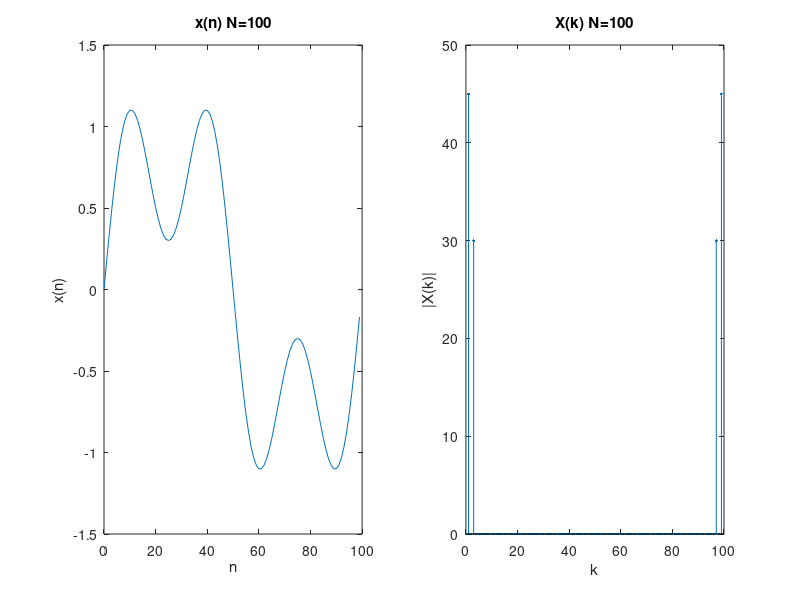

This chart was generated by the following MATLAB code:
clear all
N = 100;
n = 0:N-1;
xn = 0.9*sin(2*pi*n/N) + 0.6*sin(2*pi*n/N*3);
%时域信号构成：
%第一个正弦波：频率1周期/100点，幅度0.9
%第二个正弦波：频率3周期/100点，幅度0.6

XK = fft(xn, N);
magXK = abs(XK);
phaXK = angle(XK);

subplot(1,2,1)
plot(n, xn)
xlabel('n'); ylabel('x(n)');
title('x(n) N=100');

subplot(1,2,2)
k = 0:length(magXK)-1; %绘制时域信号和频域幅度谱
stem(k, magXK, '.'); 
xlabel('k'); ylabel('|X(k)|');
title('X(k) N=100');

%FFT频谱解释：
%横坐标(k)：DFT频点序号（0到99）
    %k=1对应频率：1/100 cycles/sample（即第一个正弦波）
    %k=3对应频率：3/100 cycles/sample（即第二个正弦波）
    %k=97对应频率：-3/100 cycles/sample（第二个正弦波的负频率分量）
    %k=99对应频率：-1/100 cycles/sample（第一个正弦波的负频率分量）    
    %正负频率分量关于N/2对称
%纵坐标(|X(k)|)：频谱幅度（理论预测值）
    %对于幅度A的正弦波，DFT峰值幅度应为A*N/2
    %第一个正弦波：0.9×100/2 = 45（k=1和k=99）
    %第二个正弦波：0.6×100/2 = 30（k=3和k=97）

%由于 N=3 太小，无法分辨原始信号中的高频分量（3 cycles/100），导致频谱严重失真。
%当 N=3，最高可分辨频率是 0.5 cycles/sample（Nyquist 频率）。但原信号的高频分量0.03cycles/sample 在 N=3 时被 混叠（aliasing） 到低频。
%原信号周期100/3=33.3,N=3太短，频谱泄漏严重